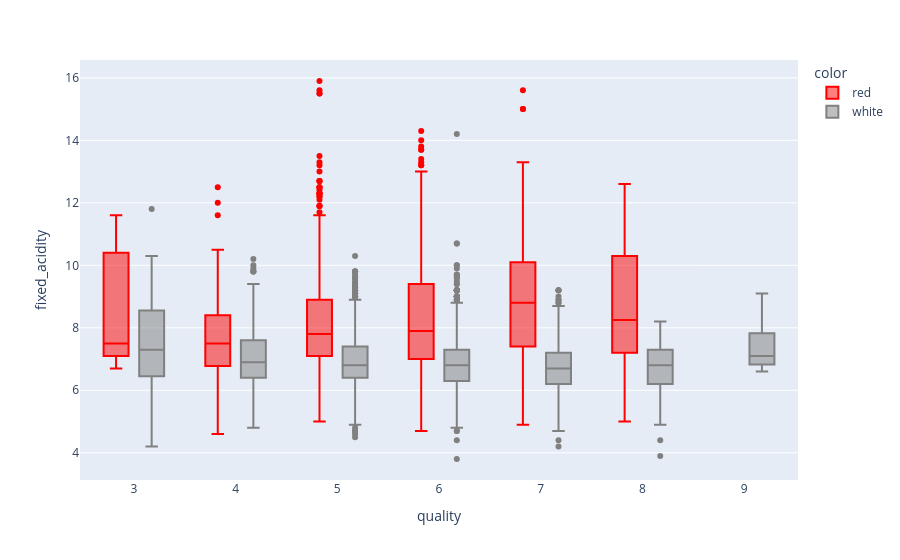
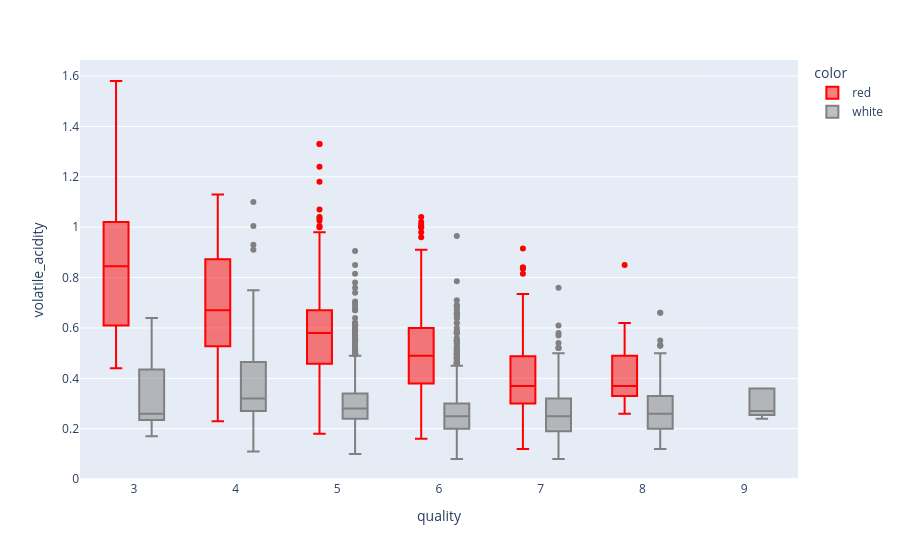
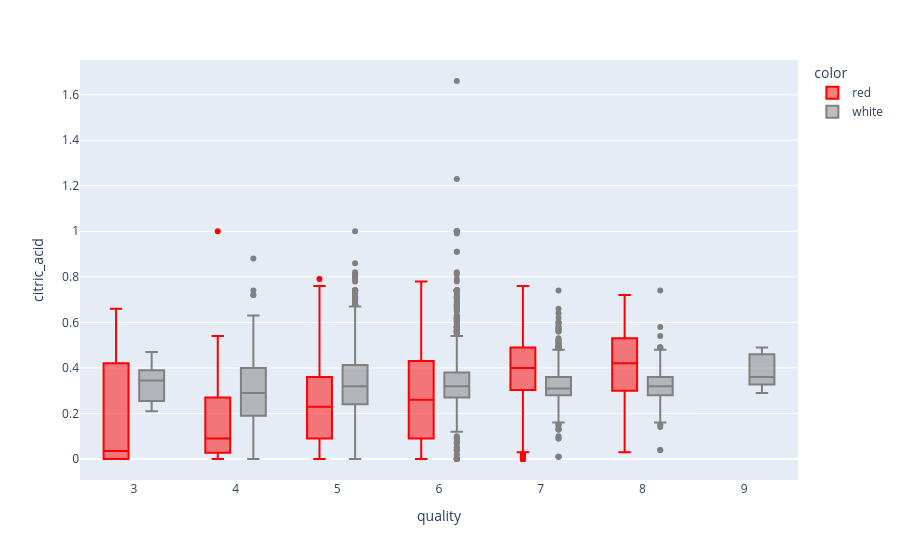
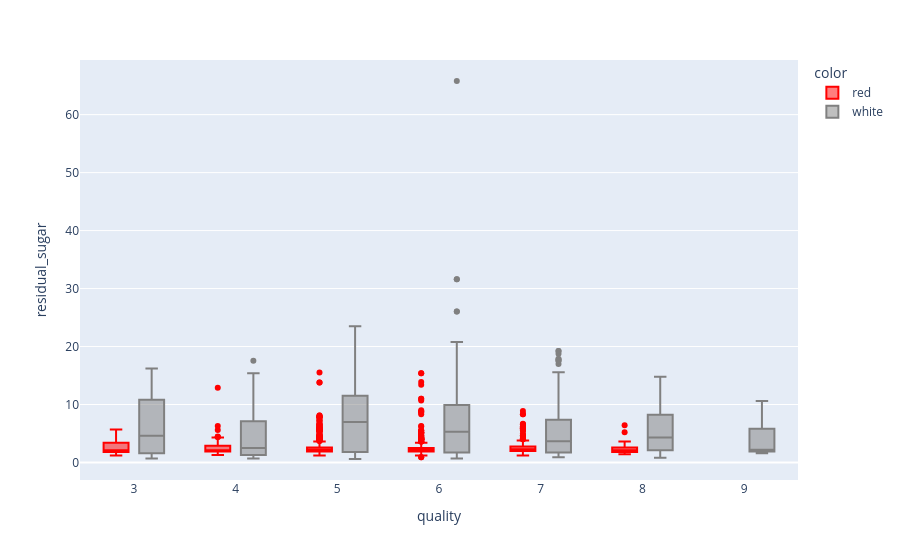

Source (notebook cell) for these figures, in order:
### Code cell
features = [col for col in wine_quality_data.columns if col not in ['quality', 'color']]

for feature in features:
    fig = px.box(
        wine_quality_data,
        x='quality',
        y=feature,
        color='color',
        color_discrete_map={'red': 'red', 'white': 'gray'}
    )
    pio.write_image(fig, f"images/wine_{feature}.svg")
    fig.show()

### Figure 1 — Plotly figure (JSON) as saved in the notebook; plotly's stock layout.template omitted (floating-point values rounded to 4 significant figures; data arrays with more than 128 entries replaced by an {"elided": "..."} marker saying what was removed)
{"data": [{"alignmentgroup": "True", "hovertemplate": "color=red<br>quality=%{x}<br>fixed_acidity=%{y}<extra></extra>", "legendgroup": "red", "marker": {"color": "red"}, "name": "red", "notched": false, "offsetgroup": "red", "orientation": "v", "showlegend": true, "type": "box", "x": {"elided": "1599 int values"}, "x0": " ", "xaxis": "x", "y": {"elided": "1599 float values"}, "y0": " ", "yaxis": "y"}, {"alignmentgroup": "True", "hovertemplate": "color=white<br>quality=%{x}<br>fixed_acidity=%{y}<extra></extra>", "legendgroup": "white", "marker": {"color": "gray"}, "name": "white", "notched": false, "offsetgroup": "white", "orientation": "v", "showlegend": true, "type": "box", "x": {"elided": "4898 int values"}, "x0": " ", "xaxis": "x", "y": {"elided": "4898 float values"}, "y0": " ", "yaxis": "y"}], "layout": {"boxmode": "group", "legend": {"title": {"text": "color"}, "tracegroupgap": 0}, "margin": {"t": 60}, "xaxis": {"anchor": "y", "domain": [0, 1], "title": {"text": "quality"}}, "yaxis": {"anchor": "x", "domain": [0, 1], "title": {"text": "fixed_acidity"}}}}

### Figure 2 — Plotly figure (JSON) as saved in the notebook; plotly's stock layout.template omitted (floating-point values rounded to 4 significant figures; data arrays with more than 128 entries replaced by an {"elided": "..."} marker saying what was removed)
{"data": [{"alignmentgroup": "True", "hovertemplate": "color=red<br>quality=%{x}<br>volatile_acidity=%{y}<extra></extra>", "legendgroup": "red", "marker": {"color": "red"}, "name": "red", "notched": false, "offsetgroup": "red", "orientation": "v", "showlegend": true, "type": "box", "x": {"elided": "1599 int values"}, "x0": " ", "xaxis": "x", "y": {"elided": "1599 float values"}, "y0": " ", "yaxis": "y"}, {"alignmentgroup": "True", "hovertemplate": "color=white<br>quality=%{x}<br>volatile_acidity=%{y}<extra></extra>", "legendgroup": "white", "marker": {"color": "gray"}, "name": "white", "notched": false, "offsetgroup": "white", "orientation": "v", "showlegend": true, "type": "box", "x": {"elided": "4898 int values"}, "x0": " ", "xaxis": "x", "y": {"elided": "4898 float values"}, "y0": " ", "yaxis": "y"}], "layout": {"boxmode": "group", "legend": {"title": {"text": "color"}, "tracegroupgap": 0}, "margin": {"t": 60}, "xaxis": {"anchor": "y", "domain": [0, 1], "title": {"text": "quality"}}, "yaxis": {"anchor": "x", "domain": [0, 1], "title": {"text": "volatile_acidity"}}}}

### Figure 3 — Plotly figure (JSON) as saved in the notebook; plotly's stock layout.template omitted (floating-point values rounded to 4 significant figures; data arrays with more than 128 entries replaced by an {"elided": "..."} marker saying what was removed)
{"data": [{"alignmentgroup": "True", "hovertemplate": "color=red<br>quality=%{x}<br>citric_acid=%{y}<extra></extra>", "legendgroup": "red", "marker": {"color": "red"}, "name": "red", "notched": false, "offsetgroup": "red", "orientation": "v", "showlegend": true, "type": "box", "x": {"elided": "1599 int values"}, "x0": " ", "xaxis": "x", "y": {"elided": "1599 float values"}, "y0": " ", "yaxis": "y"}, {"alignmentgroup": "True", "hovertemplate": "color=white<br>quality=%{x}<br>citric_acid=%{y}<extra></extra>", "legendgroup": "white", "marker": {"color": "gray"}, "name": "white", "notched": false, "offsetgroup": "white", "orientation": "v", "showlegend": true, "type": "box", "x": {"elided": "4898 int values"}, "x0": " ", "xaxis": "x", "y": {"elided": "4898 float values"}, "y0": " ", "yaxis": "y"}], "layout": {"boxmode": "group", "legend": {"title": {"text": "color"}, "tracegroupgap": 0}, "margin": {"t": 60}, "xaxis": {"anchor": "y", "domain": [0, 1], "title": {"text": "quality"}}, "yaxis": {"anchor": "x", "domain": [0, 1], "title": {"text": "citric_acid"}}}}

### Figure 4 — Plotly figure (JSON) as saved in the notebook; plotly's stock layout.template omitted (floating-point values rounded to 4 significant figures; data arrays with more than 128 entries replaced by an {"elided": "..."} marker saying what was removed)
{"data": [{"alignmentgroup": "True", "hovertemplate": "color=red<br>quality=%{x}<br>residual_sugar=%{y}<extra></extra>", "legendgroup": "red", "marker": {"color": "red"}, "name": "red", "notched": false, "offsetgroup": "red", "orientation": "v", "showlegend": true, "type": "box", "x": {"elided": "1599 int values"}, "x0": " ", "xaxis": "x", "y": {"elided": "1599 float values"}, "y0": " ", "yaxis": "y"}, {"alignmentgroup": "True", "hovertemplate": "color=white<br>quality=%{x}<br>residual_sugar=%{y}<extra></extra>", "legendgroup": "white", "marker": {"color": "gray"}, "name": "white", "notched": false, "offsetgroup": "white", "orientation": "v", "showlegend": true, "type": "box", "x": {"elided": "4898 int values"}, "x0": " ", "xaxis": "x", "y": {"elided": "4898 float values"}, "y0": " ", "yaxis": "y"}], "layout": {"boxmode": "group", "legend": {"title": {"text": "color"}, "tracegroupgap": 0}, "margin": {"t": 60}, "xaxis": {"anchor": "y", "domain": [0, 1], "title": {"text": "quality"}}, "yaxis": {"anchor": "x", "domain": [0, 1], "title": {"text": "residual_sugar"}}}}
